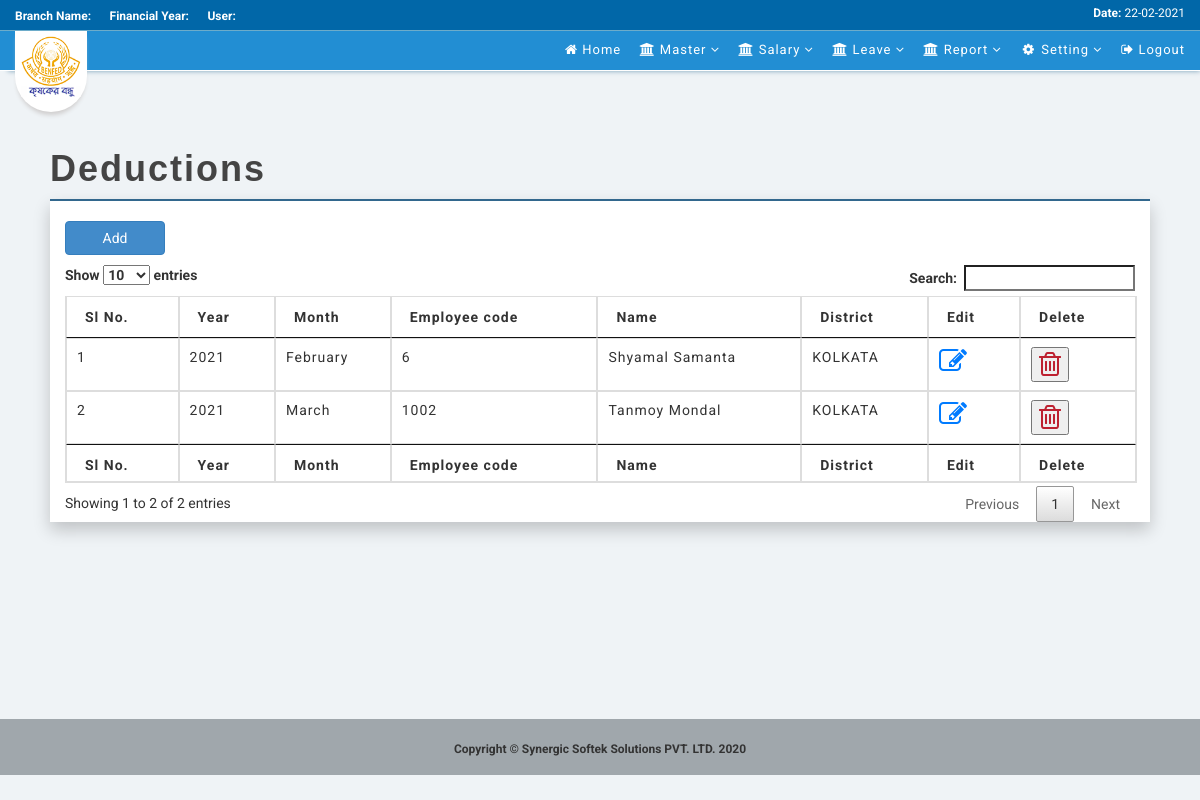
The page /index.php/salary/deduction on the database its author committed.
### tables this page shows
CREATE TABLE `md_employee` (
  `emp_code` int(11) NOT NULL,
  `emp_name` varchar(100) NOT NULL,
  `emp_catg` int(10) NOT NULL,
  `emp_dist` int(10) NOT NULL,
  `dob` date DEFAULT NULL,
  `join_dt` date DEFAULT NULL,
  `ret_dt` date DEFAULT NULL,
  `designation` varchar(50) DEFAULT NULL,
  `department` varchar(50) DEFAULT NULL,
  `phn_no` int(11) DEFAULT 0,
  `email` varchar(100) DEFAULT NULL,
  `pan_no` varchar(50) DEFAULT NULL,
  `aadhar_no` varchar(50) DEFAULT NULL,
  `emp_addr` text DEFAULT NULL,
  `bank_name` varchar(50) DEFAULT NULL,
  `bank_ac_no` varchar(50) DEFAULT NULL,
  `pf_ac_no` varchar(50) DEFAULT NULL,
  `basic_pay` decimal(10,2) DEFAULT 0.00,
  `created_by` varchar(50) DEFAULT NULL,
  `created_dt` datetime DEFAULT NULL,
  `emp_status` char(1) DEFAULT 'A',
  `modified_by` varchar(50) DEFAULT NULL,
  `modified_dt` datetime DEFAULT NULL
);

CREATE TABLE `td_deductions` (
  `emp_cd` int(11) NOT NULL,
  `ded_yr` int(10) NOT NULL DEFAULT 0,
  `ded_month` int(10) NOT NULL DEFAULT 0,
  `insuarance` decimal(10,2) NOT NULL DEFAULT 0.00,
  `ccs` decimal(10,2) NOT NULL DEFAULT 0.00,
  `hbl` decimal(10,2) NOT NULL DEFAULT 0.00,
  `telephone` decimal(10,2) NOT NULL DEFAULT 0.00,
  `med_adv` decimal(10,2) NOT NULL DEFAULT 0.00,
  `festival_adv` decimal(10,2) NOT NULL DEFAULT 0.00,
  `tf` decimal(10,2) NOT NULL DEFAULT 0.00,
  `med_ins` decimal(10,2) NOT NULL DEFAULT 0.00,
  `comp_loan` decimal(10,2) NOT NULL DEFAULT 0.00,
  `itax` decimal(10,2) NOT NULL DEFAULT 0.00,
  `gpf` decimal(10,2) NOT NULL DEFAULT 0.00,
  `epf` decimal(10,2) NOT NULL DEFAULT 0.00,
  `ptax` decimal(10,2) NOT NULL DEFAULT 0.00,
  `other_deduction` decimal(10,2) NOT NULL DEFAULT 0.00,
  `created_by` varchar(50) NOT NULL,
  `created_dt` datetime NOT NULL,
  `modified_by` varchar(50) DEFAULT NULL,
  `modified_dt` datetime DEFAULT NULL
);

CREATE TABLE `md_district` (
  `district_code` int(5) NOT NULL,
  `district_name` varchar(50) NOT NULL,
  `dist_sort_code` varchar(15) NOT NULL
);

### application/controllers/Salary.php (called while the page is built, shortened)
<?php
	class Salary extends CI_Controller{
		public function __construct(){
			$this->load->model('Login_Process');
			$this->load->model('Salary_Process');
            $this->load->model('Admin_Process');
	}
    public function deduction() {
        $select =   array(
            "a.*","b.*","c.district_name"
        );
        $where = array(
            "a.emp_code     = b.emp_cd" => NULL,
            "a.emp_dist     = c.district_code" => NULL,
            "a.emp_status != 'I'"   => NULL
        );
        $deduction['deduction_dtls']    =   $this->Salary_Process->f_get_particulars("md_employee a,td_deductions b,md_district c",$select,$where,0);
        $this->load->view('post_login/payroll_main');
        $this->load->view("deduction/dashboard", $deduction);
        $this->load->view('post_login/footer');
    }
}
?>

### index.php (called while the page is built, shortened)
<?php
require_once BASEPATH.'core/CodeIgniter.php';

### application/models/Salary_Process.php (called while the page is built, shortened)
<?php
	class Salary_Process extends CI_Model{
		public function f_get_particulars($table_name, $select=NULL, $where=NULL, $flag) {
			if(isset($select)) {
				$this->db->select($select);
			}
			if(isset($where)) {
				$this->db->where($where);
			}
			$result		=	$this->db->get($table_name);
			if($flag == 1) {
				return $result->row();
			}else {
				return $result->result();
			}
		}
	}
?>

### application/views/deduction/dashboard.php (the view, shortened to what this page needs)
<div class="wraper">
    <div class="row">
        <div class="col-lg-9 col-sm-12">
            <h1><strong>Deductions</strong></h1>
        </div>
    </div>
    <div class="col-lg-12 container contant-wraper">
        <h3>
            <a href="<?php echo site_url("slrydedad");?>" class="btn btn-primary" style="width: 100px;">Add</a>
        </h3>
        <table class="table table-bordered table-hover" id="myTable">
            <thead>
                <tr>
                    <th>Sl No.</th>
                    <th>Year</th>
                    <th>Month</th>
                    <th>Employee code</th>
                    <th>Name</th>
                    <th>District</th>
                    <th>Edit</th>
                    <th>Delete</th>
                </tr>
            </thead>
            <tbody>
                <?php
                if($deduction_dtls) {
                        $i = 1;
                        foreach($deduction_dtls as $d_dtls) {
                ?>
                        <tr>
                            <td><?php echo $i++; ?></td>
                            <td><?php echo $d_dtls->ded_yr; ?></td>
                            <td><?php echo date("F", mktime(0, 0, 0, $d_dtls->ded_month, 10)); ?></td>
                            <td><?php echo $d_dtls->emp_code; ?></td>
                            <td><?php echo $d_dtls->emp_name; ?></td>
                            <td><?php echo $d_dtls->district_name; ?></td>
                            <td>
                                <a href="slrydeded?emp_cd=<?php echo $d_dtls->emp_cd; ?>"
                                    data-toggle="tooltip"
                                    data-placement="bottom"
                                    title="Edit"
                                >
                                    <i class="fa fa-edit fa-2x" style="color: #007bff"></i>
                                </a>
                            </td>
                            <td>
                                <button
                                    type="button"
                                    class="delete"
                                    id="<?php echo $d_dtls->emp_cd; ?>"
                                    data-toggle="tooltip"
                                    data-placement="bottom"
                                    title="Delete"
                                >
                                    <i class="fa fa-trash-o fa-2x" style="color: #bd2130"></i>
                                </button>
                            </td>
                        </tr>
                <?php
                        }
                    }
                    else {
                        echo "<tr><td colspan='10' style='text-align: center;'>No data Found</td></tr>";
                    }
                ?>
            </tbody>
            <tfoot>
                <tr>
                    <th>Sl No.</th>
                    <th>Year</th>
                    <th>Month</th>
                    <th>Employee code</th>
                    <th>Name</th>
                    <th>District</th>
                    <th>Edit</th>
                    <th>Delete</th>
                </tr>
            </tfoot>
        </table>
    </div>
</div>

### assets/css/sb-admin.css (style rules this page uses)
h1 { color: #444; font-family: Poppins,sans-serif; letter-spacing: 2px; }
table { letter-spacing: 1px; }
.wraper { margin-left: 50px; margin-right: 50px; }
.contant-wraper { border-top: 2px solid #32678d; box-shadow: 0px 8px 16px 0px rgba(0,0,0,0.2); background-color: white; margin-bottom: 100px; overflow: auto; }

### assets/css/apps.css (style rules this page uses)
body { font-family: 'Roboto', sans-serif; }
.row { margin-left: -15px !important; }

### rows shown on the page
md_employee: td_deductions.ded_yr "2021", td_deductions.ded_month "February", emp_code "6", emp_name "Shyamal Samanta", md_district.district_name "KOLKATA"
md_employee: td_deductions.ded_yr "2021", td_deductions.ded_month "March", emp_code "1002", emp_name "Tanmoy Mondal", md_district.district_name "KOLKATA"
